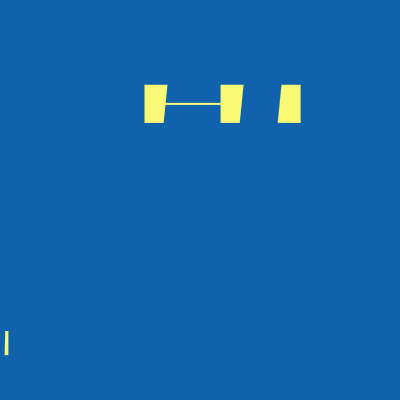
Frame 1 (no input)
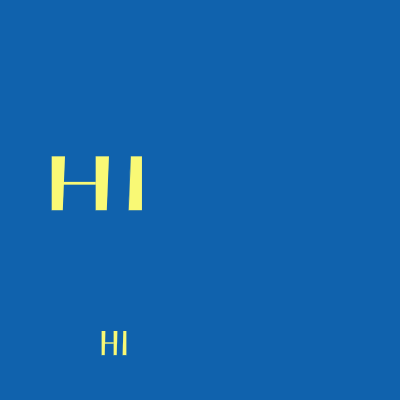
Frame 60 (the mouse pressed at the canvas centre just before this capture)
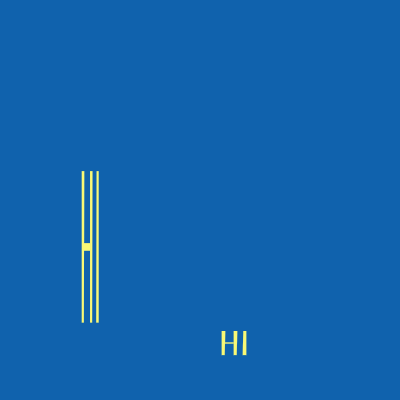
Frame 120 (the mouse held since frame 60 and released just before this capture)

The Processing sketch that drew these frames (run headless with seeded random() and noise(); from frame 60 on, the mouse is pressed at the canvas centre):

// Processing sketch: processing_51413
// ── processing_51413.pde

//Michelle Guarino, mguarino@andrew.cmu.edu
//copywrite. all rights reserved.

float x, y, wd, ht, xSpeed;
float tx, ty, twd, tht, txSpeed;


void setup ()
{
  smooth ();
  background (16, 98, 173);
  size (400, 400);
  //initial values for float

  x=random(width);
  y= random(height);
  wd= random(width);
  ht=random(height);
  xSpeed=2;

 
  tx=0;
  ty= random(height);
  twd= 60;
  tht= 60;
  txSpeed=2;
  strokeWeight (0);
  stroke (249, 249, 117);
  fill (249, 249, 117);

}

void draw ()
{
  background (16, 98, 173);
moveTarget();
drawTarget (x, y, wd, ht);
  moveTarget2();
  drawTarget2 (tx, ty, twd, tht); 
}





  void moveTarget ()
{
  x=xSpeed+x;
  if (x > width-30)//too far right
  {
    xSpeed=-xSpeed;//then more left
    x=random(width);
    y= random(height);
    wd= random(width);
    ht=random(height);
  }
  else if (x< 90 ) //too far left
  {
    xSpeed=-xSpeed;//then move right
    x=random(width);
    y= random(height);
    wd= random(width);
    ht=random(height);
  }
}

void drawTarget (float x, float y, float wd, float ht)
{
  quad (x+wd*.045, y+ht*.20, x+wd*.055, y-ht*.20, x+wd*.105, y-ht*.20, x+wd*.105, y+ht*.20);
  quad (x-wd*.045, y-ht*.20, x-wd*.055, y+ht*.20, x-wd*.105, y+ht*.20, x-wd*.105, y-ht*.20);
  quad (x-wd*.245, y-ht*.20, x-wd*.255, y+ht*.20, x-wd*.305, y+ht*.20, x-wd*.305, y-ht*.20);
  quad (x-wd*.255, y+ht*.01, x-wd*.255, y-ht*.01, x-wd*.105, y-ht*.01, x-wd*.105, y+ht*.01);
}

void moveTarget2 ()
{
  tx=txSpeed+tx;
  if (tx > width)//is the target too far to the right?
  {
    tx=0; //move it back to the left side
    tx=-twd*.50;
  }
}

void drawTarget2 (float x, float y, float wd, float ht)
{
  quad (x+wd*.045, y+ht*.20, x+wd*.055, y-ht*.20, x+wd*.105, y-ht*.20, x+wd*.105, y+ht*.20);
  quad (x-wd*.045, y-ht*.20, x-wd*.055, y+ht*.20, x-wd*.105, y+ht*.20, x-wd*.105, y-ht*.20);
  quad (x-wd*.245, y-ht*.20, x-wd*.255, y+ht*.20, x-wd*.305, y+ht*.20, x-wd*.305, y-ht*.20);
  quad (x-wd*.255, y+ht*.01, x-wd*.255, y-ht*.01, x-wd*.105, y-ht*.01, x-wd*.105, y+ht*.01);
}
